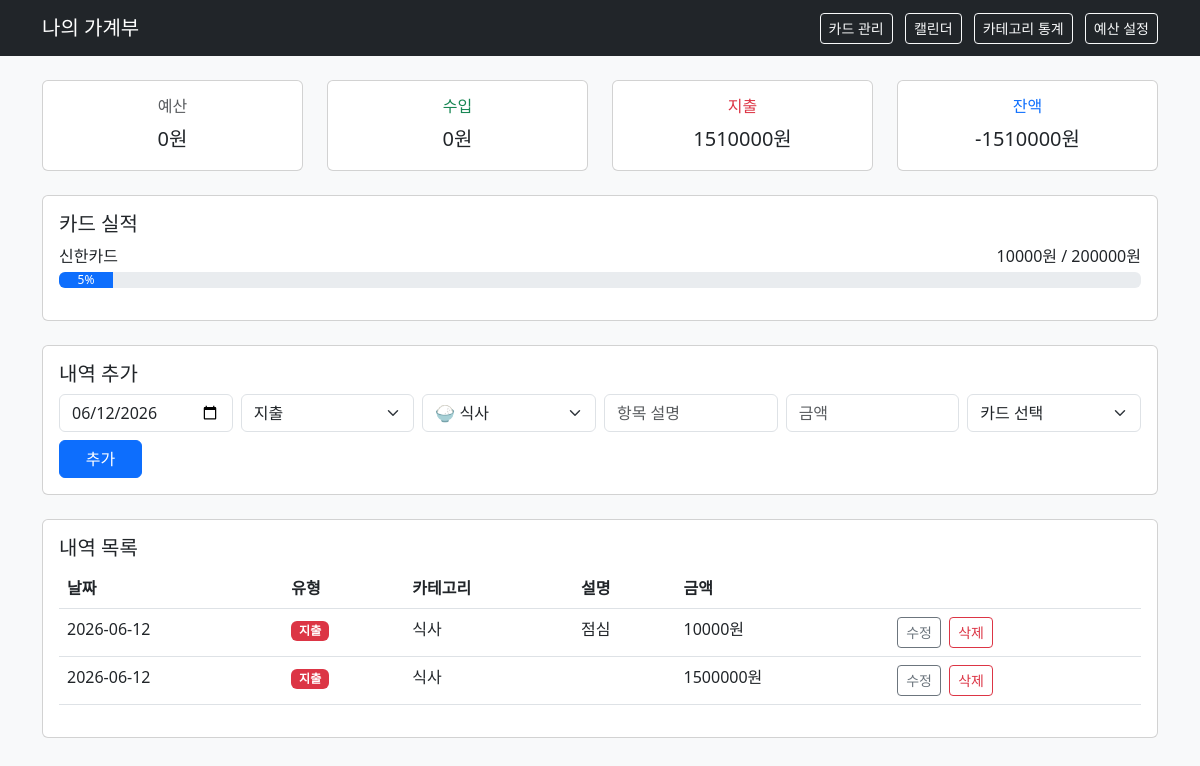
The page / on the database its author committed.
### models.py (models this page shows)
class Card(db.Model):
    id = db.Column(db.Integer, primary_key=True)
    name = db.Column(db.String(50), nullable=False)       # 카드 이름 (예: 신한카드)
    monthly_target = db.Column(db.Integer, nullable=False) # 월 목표 금액

class Transaction(db.Model):        # 하나의 클래스 = 하나의 DB 테이블
    id = db.Column(db.Integer, primary_key=True)
    date = db.Column(db.String(10), nullable=False)   # 예: "2026-06-12"
    type = db.Column(db.String(10), nullable=False)   # "income" 또는 "expense"
    category = db.Column(db.String(50), nullable=False)
    description = db.Column(db.String(200), nullable=False)
    amount = db.Column(db.Integer, nullable=False)
    card = db.Column(db.String(50), nullable=True)  # 어떤 카드로 결제했는지 (없을 수도 있음)

### app.py (the view)
@app.route('/') # 이 URL로 접속하면 아래의 함수를 실행
def index():
    transactions = Transaction.query.order_by(Transaction.date.desc()).all() # DB에서 전체 내역을 최신순(날짜)으로 가져옴
    income_total = sum(tx.amount for tx in transactions if tx.type == 'income')
    expense_total = sum(tx.amount for tx in transactions if tx.type == 'expense')
    balance = income_total - expense_total # 가져온 내역에서 수입/지출 합계와 잔액 계산
    current_month = datetime.now().strftime('%Y-%m')
    budget = Budget.query.filter_by(month = current_month).first()
    budget_amount = budget.amount if budget else 0
    remaining = budget_amount - expense_total
    cards = Card.query.all()
    card_stats = []
    for card in cards:
        spent = sum(tx.amount for tx in transactions
                    if tx.type == 'expense' and tx.card == card.name)
        card_stats.append({
            'name': card.name,
            'target': card.monthly_target,
            'spent': spent,
            'percent': min(int(spent / card.monthly_target * 100), 100) if card.monthly_target > 0 else 0
        })
    return render_template('index.html', # render_template를 하면 변수를 여러개 넘길 수 있음
                        transactions=transactions,
                        income_total=income_total,
                        expense_total=expense_total,
                        balance=balance,
                        budget_amount=budget_amount,
                        remaining=remaining,
                        card_stats=card_stats,
                        card_list=cards,
                        ) # 계산 결과를 index.html에 넘겨서 화면에 표시

### templates/index.html (shortened to what this page needs)
<!DOCTYPE html>
<html lang="ko">
    <head>
        <link href="https://cdn.jsdelivr.net/npm/bootstrap@5.3.0/dist/css/bootstrap.min.css" rel="stylesheet">
    </head>
    <body class="bg-light">
        <nav class="navbar navbar-dark bg-dark mb-4">
            <div class="container">
                <span class="navbar-brand">나의 가계부</span>
                <div>
                    <a href="/cards" class="btn btn-outline-light btn-sm me-2">카드 관리</a>
                    <a href="/calendar" class="btn btn-outline-light btn-sm me-2">캘린더</a>
                    <a href="/stats" class="btn btn-outline-light btn-sm me-2">카테고리 통계</a>
                    <a href="/budget" class="btn btn-outline-light btn-sm">예산 설정</a>
                </div>
            </div>
        </nav>
        <div class="container">
            <div class="row mb-4">
                <div class="col-md-3">
                    <div class="card text-center">
                        <div class="card-body">
                            <h6 class="card-title text-muted">예산</h6>
                            <p class="card-text fs-5">{{ budget_amount }}원</p>
                        </div>
                    </div>
                </div>
                <div class="col-md-3">
                    <div class="card text-center">
                        <div class="card-body">
                            <h6 class="card-title text-success">수입</h6>
                            <p class="card-text fs-5">{{ income_total }}원</p>
                        </div>
                    </div>
                </div>
                <div class="col-md-3">
                    <div class="card text-center">
                        <div class="card-body">
                            <h6 class="card-title text-danger">지출</h6>
                            <p class="card-text fs-5">{{ expense_total }}원</p>
                        </div>
                    </div>
                </div>
                <div class="col-md-3">
                    <div class="card text-center">
                        <div class="card-body">
                            <h6 class="card-title text-primary">잔액</h6>
                            <p class="card-text fs-5">{{ balance }}원</p>
                        </div>
                    </div>
                </div>
            </div>
            {% if card_stats %}
            <div class="card mb-4">
                <div class="card-body">
                    <h5 class="card-title">카드 실적</h5>
                    {% for c in card_stats %}
                    <div class="mb-3">
                        <div class="d-flex justify-content-between mb-1">
                            <span>{{ c.name }}</span>
                            <span>{{ c.spent }}원 / {{ c.target }}원</span>
                        </div>
                        <div class="progress">
                            <div class="progress-bar" style="width: {{ c.percent }}%">{{ c.percent }}%</div>
                        </div>
                    </div>
                    {% endfor %}
                </div>
            </div>
            {% endif %}
            <div class="card mb-4">
                <div class="card-body">
                    <h5 class="card-title">내역 추가</h5>
                    <form action="/add" method="post" class="row g-2">
                        <div class="col-md-2">
                            <input type="date" name="date" id="date" class="form-control" required>
                        </div>
                        <div class="col-md-2">
                            <select name="type" class="form-select">
                                <option value="expense">지출</option>
                            </select>
                        </div>
                        <div class="col-md-2">
                            <select name="category" class="form-select">
                                <option value="식사">🍚 식사</option>
                            </select>
                        </div>
                        <div class="col-md-2">
                            <input type="text" name="description" class="form-control" placeholder="항목 설명">
                        </div>
                        <div class="col-md-2">
                            <input type="number" name="amount" class="form-control" placeholder="금액" required>
                        </div>
                        <div class="col-md-2">
                            <select name="card" class="form-select">
                                <option value="">카드 선택</option>
                            </select>
                        </div>
                        <div class="col-md-1">
                            <button type="submit" class="btn btn-primary w-100">추가</button>
                        </div>
                    </form>
                </div>
            </div>
            <div class="card">
                <div class="card-body">
                    <h5 class="card-title">내역 목록</h5>
                    <table class="table table-hover">
                        <thead>
                            <tr>
                                <th>날짜</th>
                                <th>유형</th>
                                <th>카테고리</th>
                                <th>설명</th>
                                <th>금액</th>
                                <th></th>
                            </tr>
                        </thead>
                        <tbody>
                            {% for tx in transactions %}
                            <tr>
                                <td>{{ tx.date }}</td>
                                <td>
                                    {% if tx.type == 'income' %}
                                    <span class="badge bg-success">수입</span>
                                    {% else %}
                                    <span class="badge bg-danger">지출</span>
                                    {% endif %}
                                </td>
                                <td>{{ tx.category }}</td>
                                <td>{{ tx.description }}</td>
                                <td>{{ tx.amount }}원</td>
                                <td>
                                    <a href="/edit/{{ tx.id }}" class="btn btn-sm btn-outline-secondary me-1">수정</a>
                                    <form action="/delete/{{ tx.id }}" method="post" style="display:inline">
                                        <button type="submit" class="btn btn-sm btn-outline-danger">삭제</button>
                                    </form>
                                </td>
                            </tr>
                            {% endfor %}
                        </tbody>
                    </table>
                </div>
            </div>
        </div>
    </body>
</html>

### rows shown on the page
Card: name "신한카드", spent "10000", target "200000", percent "5"
Transaction: date "2026-06-12", type "지출", category "식사", description "점심", amount "10000"
Transaction: date "2026-06-12", type "지출", category "식사", amount "1500000"

### other values the page prints
{{ budget_amount }} "0"
{{ income_total }} "0"
{{ expense_total }} "1510000"
{{ balance }} "-1510000"
